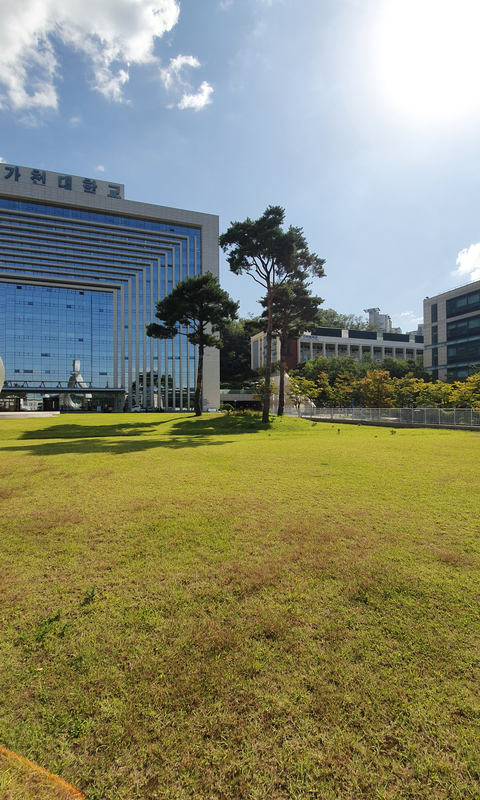
#> input picture hw2/set1/08.png, 480 x 800 px
$ python main.py
#> lines starting #> are read from the running program, lines starting #| are printed output that depends on the picture
import numpy as np
import cv2 as cv

FLANN_INDEX_LSH = 6


def main(img1, img2):
    gray1 = cv.cvtColor(img1, cv.COLOR_BGR2GRAY)
    gray2 = cv.cvtColor(img2, cv.COLOR_BGR2GRAY)

    detector = cv.BRISK_create()
    keyPoints1, descriptors1 = detector.detectAndCompute(gray1, None)
    keyPoints2, descriptors2 = detector.detectAndCompute(gray2, None)
    print('img1 - %d features, img2 - %d features' % (len(keyPoints1), len(keyPoints2)))

    keyPoints1 = np.float32([keypoint.pt for keypoint in keyPoints1])
    keyPoints2 = np.float32([keypoint.pt for keypoint in keyPoints2])

    flann_params = dict(algorithm=FLANN_INDEX_LSH,
                        table_number=6,  # 12
                        key_size=12,  # 20
                        multi_probe_level=1)  # 2

    matcher = cv.FlannBasedMatcher(flann_params, {})  # bug : need to pass empty dict (#1329)
    raw_matches = matcher.knnMatch(descriptors1, descriptors2, k=2)  # 2

    matches = []
    for m in raw_matches:
        if len(m) == 2 and m[0].distance < m[1].distance * 0.79:
            matches.append((m[0].trainIdx, m[0].queryIdx))


    keyPoints1 = np.float32([keyPoints1[i] for (_, i) in matches])
    keyPoints2 = np.float32([keyPoints2[i] for (i, _) in matches])

    H, status = cv.findHomography(keyPoints1, keyPoints2, cv.RANSAC, 4.0)


    result = cv.warpPerspective(img1, H,
                                (img1.shape[1] + img2.shape[1], img1.shape[0]))
    result[0:img2.shape[0], 0:img2.shape[1]] = img2
    return result


if __name__ == '__main__':
    img1 = cv.imread('set1/08.png')
#> img1 is the input picture: shape (800, 480, 3); mean B, G, R 112.4, 138.1, 136.9
    img2 = cv.imread('set1/07.png')
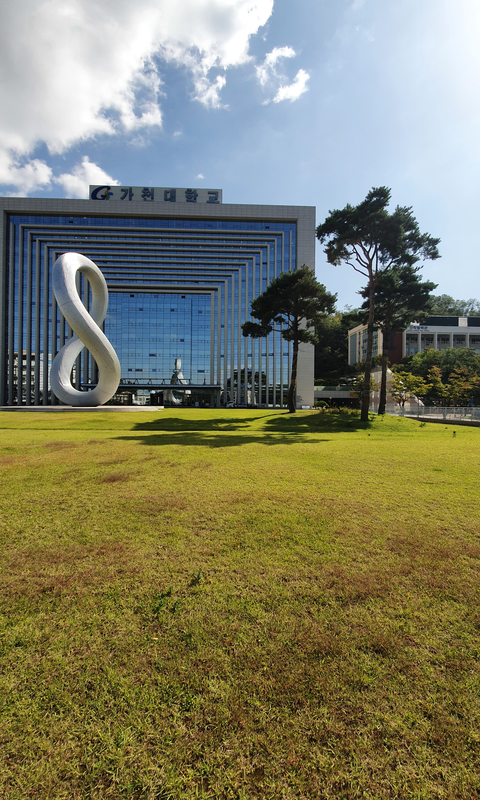
#> input picture hw2/set1/07.png, 480 x 800 px
#> img2 is the input picture: shape (800, 480, 3); mean B, G, R 102.3, 127.2, 127.9
    img3 = cv.imread('set1/06.png')
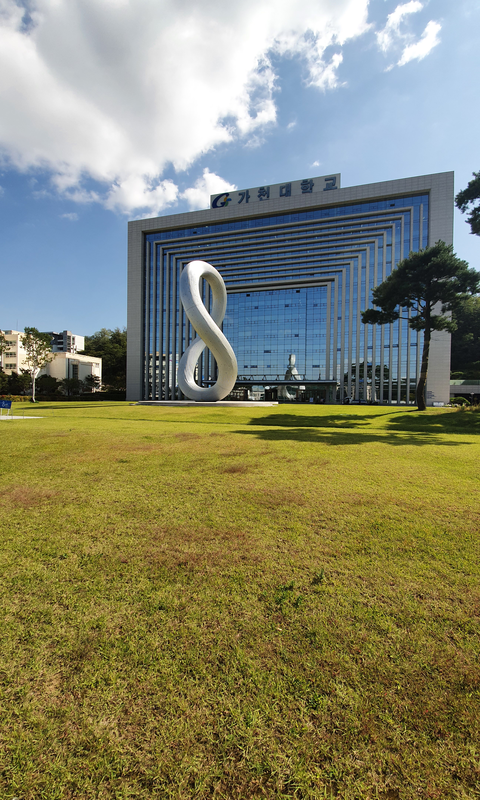
#> input picture hw2/set1/06.png, 480 x 800 px
#> img3 is the input picture: shape (800, 480, 3); mean B, G, R 106.5, 133.4, 133.6

    result = main(img1,img2)
#> in main, `gray2 = cv.cvtColor(img2, cv.COLOR_BGR2GRAY)`:
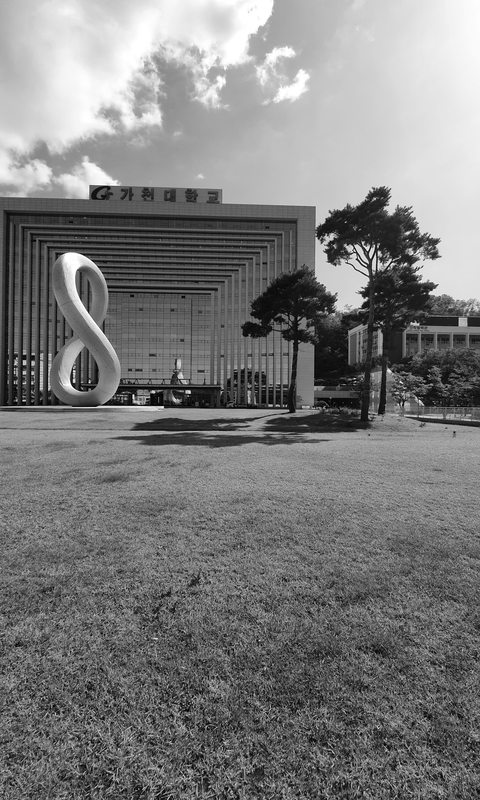
#> gray2: shape (800, 480); min 0, max 255, mean 124.6
#> in main, `keyPoints1, descriptors1 = detector.detectAndCompute(gray1, None)`: keyPoints1 = 7253 keypoints; strongest (x, y, size): (256, 271, 11.8), (275, 266, 12.5), (274, 260, 11.6), (21, 400, 13.2)
#> in main, `keyPoints2, descriptors2 = detector.detectAndCompute(gray2, None)`: keyPoints2 = 8861 keypoints; strongest (x, y, size): (133, 396, 12.1), (189, 391, 14.5), (370, 256, 11.3), (357, 259, 11.7)
#| img1 - 7253 features, img2 - 8861 features
#> in main, `keyPoints1 = np.float32([keypoint.pt for keypoint in keyPoints1])`: keyPoints1 = 7253 pairs, first value 15.56 to 466, second value 21.8 to 785.7
#> in main, `keyPoints2 = np.float32([keypoint.pt for keypoint in keyPoints2])`: keyPoints2 = 8861 pairs, first value 14.01 to 465.9, second value 24.86 to 786
#> in main, `raw_matches = matcher.knnMatch(descriptors1, descriptors2, k=2)`: raw_matches = 7253 matches
#> after the loop in main, `for m in raw_matches:`: matches = 1606 pairs, first value 0 to 8857, second value 3 to 7250
#> in main, `keyPoints1 = np.float32([keyPoints1[i] for (_, i) in matches])`: keyPoints1 = 1606 pairs, first value 15.56 to 458.6, second value 29.46 to 782
#> in main, `keyPoints2 = np.float32([keyPoints2[i] for (i, _) in matches])`: keyPoints2 = 1606 pairs, first value 90.47 to 461.7, second value 24.86 to 781.9
#> in main, `H, status = cv.findHomography(keyPoints1, keyPoints2, cv.RANSAC, 4.0)`: H = [[0.717, 0.0279, 106], [-0.257, 0.906, 37.23], [-0.000671, 2.78e-05, 1]]; status = 1606 values, max 1 at index 34, min 0 at index 0, mean 0.809
    result = main(result, img3)
#> in main (call 2), `gray1 = cv.cvtColor(img1, cv.COLOR_BGR2GRAY)`:
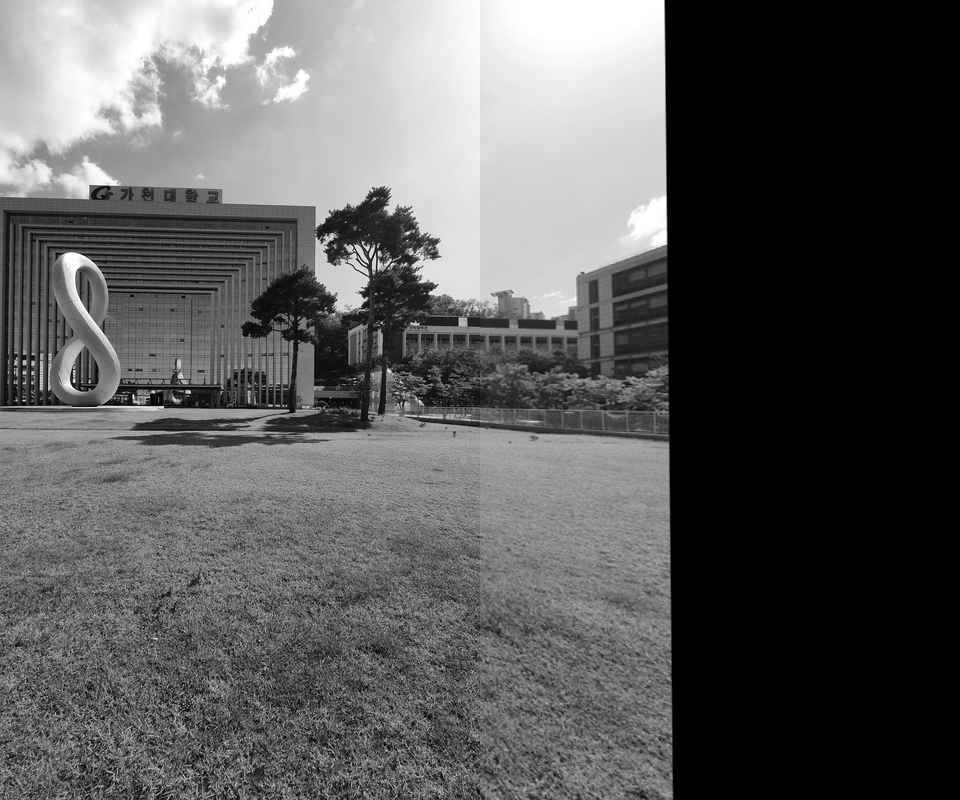
#> gray1: shape (800, 960); min 0, max 255, mean 91.7
#> in main (call 2), `gray2 = cv.cvtColor(img2, cv.COLOR_BGR2GRAY)`:
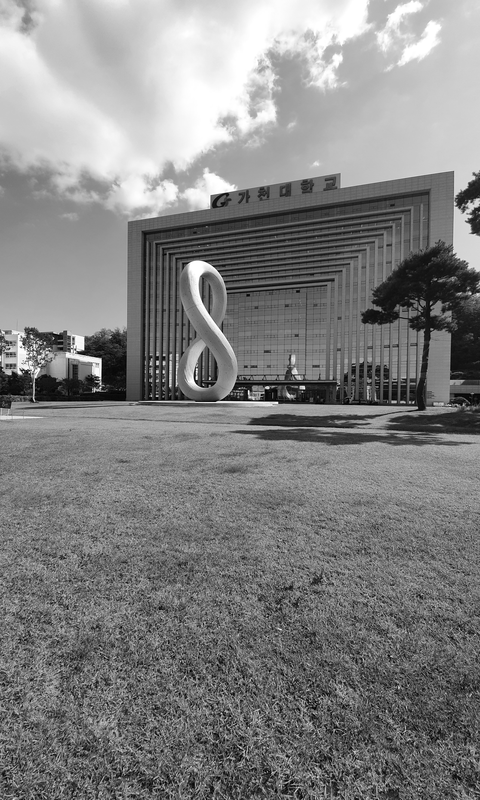
#> gray2: shape (800, 480); min 0, max 255, mean 130.4
#> in main (call 2), `keyPoints1, descriptors1 = detector.detectAndCompute(gray1, None)`: keyPoints1 = 10813 keypoints; strongest (x, y, size): (133, 396, 12.1), (189, 391, 14.5), (370, 256, 11.3), (357, 259, 11.7)
#> in main (call 2), `keyPoints2, descriptors2 = detector.detectAndCompute(gray2, None)`: keyPoints2 = 8931 keypoints; strongest (x, y, size): (304, 387, 12.2), (248, 392, 13), (100, 360, 32.9), (101, 359, 36)
#| img1 - 10813 features, img2 - 8931 features
#> in main (call 2), `keyPoints1 = np.float32([keypoint.pt for keypoint in keyPoints1])`: keyPoints1 = 10813 pairs, first value 14.01 to 671.9, second value 24.86 to 786
#> in main (call 2), `keyPoints2 = np.float32([keypoint.pt for keypoint in keyPoints2])`: keyPoints2 = 8931 pairs, first value 14 to 465.2, second value 19.24 to 785.9
#> in main (call 2), `raw_matches = matcher.knnMatch(descriptors1, descriptors2, k=2)`: raw_matches = 10813 matches
#> after the loop in main (call 2), `for m in raw_matches:`: matches = 1368 pairs, first value 2 to 8930, second value 9 to 10806
#> in main (call 2), `keyPoints1 = np.float32([keyPoints1[i] for (_, i) in matches])`: keyPoints1 = 1368 pairs, first value 15.25 to 671.5, second value 48.11 to 785.7
#> in main (call 2), `keyPoints2 = np.float32([keyPoints2[i] for (i, _) in matches])`: keyPoints2 = 1368 pairs, first value 19.33 to 463.8, second value 34.72 to 783.9
#> in main (call 2), `H, status = cv.findHomography(keyPoints1, keyPoints2, cv.RANSAC, 4.0)`: H = [[0.649, 0.0363, 124.9], [-0.305, 0.882, 45.41], [-0.000778, 1.91e-05, 1]]; status = 1368 values, max 1 at index 83, min 0 at index 0, mean 0.796
#> in main (call 2), `result[0:img2.shape[0], 0:img2.shape[1]] = img2`:
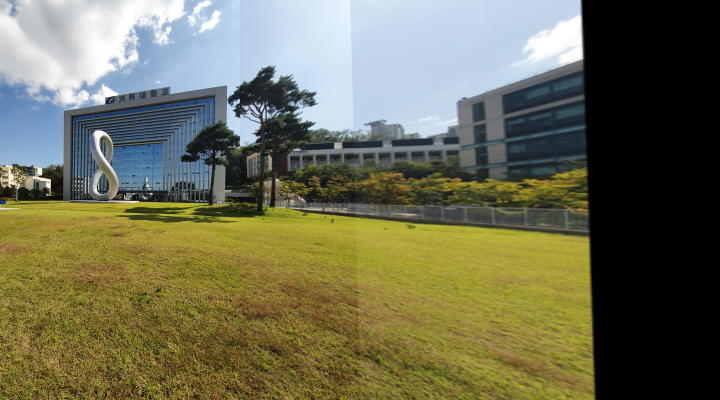
#> result: shape (800, 1440, 3) (shown at 1/2 size); mean B, G, R 85, 110.4, 110.6

    pts_src = np.array([[0.0, 0.0], [1090.0, 0.0], [0.0, 800.0], [1250.0, 800.0]])
    pts_dst = np.array([[0.0, 0.0], [1100.0, 0.0], [0.0, 800.0], [1200.0, 800.0]])

    im_dst = np.zeros((800, 1150, 3), np.uint8)

    h, status = cv.findHomography(pts_src, pts_dst)

    im_out = cv.warpPerspective(result, h, (im_dst.shape[1], im_dst.shape[0]))
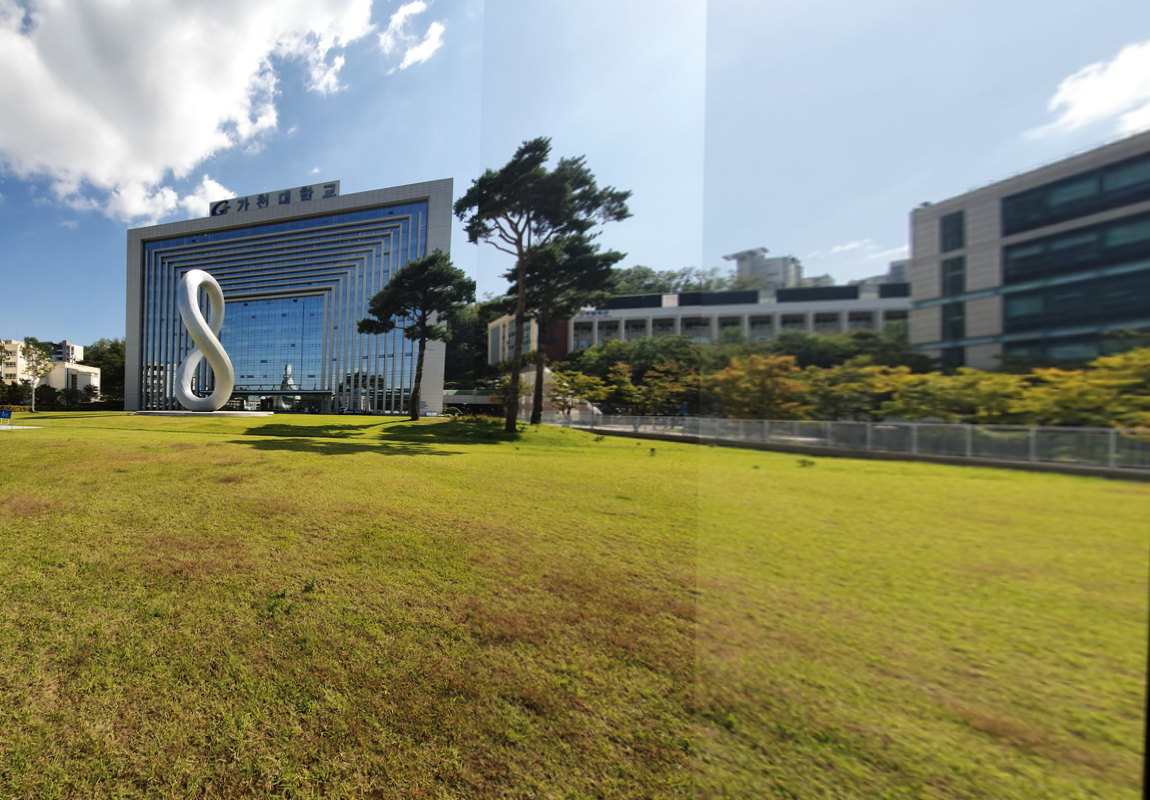
#> im_out: shape (800, 1150, 3); mean B, G, R 106.6, 136.3, 136

    cv.imshow('result2', im_out)
    cv.waitKey()
    cv.destroyAllWindows()
